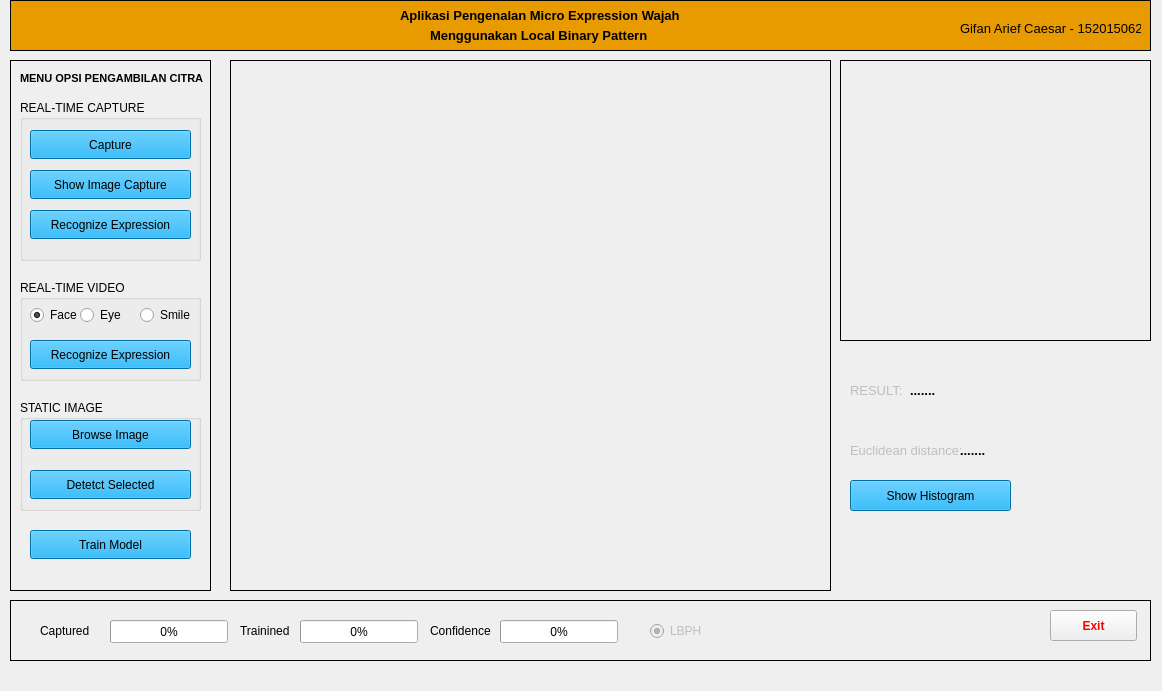
<?xml version="1.0" encoding="UTF-8"?>
<ui version="4.0">
 <class>MainWindow</class>
 <widget class="QMainWindow" name="MainWindow">
  <property name="geometry">
   <rect>
    <x>0</x>
    <y>0</y>
    <width>1162</width>
    <height>691</height>
   </rect>
  </property>
  <property name="minimumSize">
   <size>
    <width>0</width>
    <height>0</height>
   </size>
  </property>
  <property name="maximumSize">
   <size>
    <width>16777215</width>
    <height>16777215</height>
   </size>
  </property>
  <property name="windowTitle">
   <string>Dashboard</string>
  </property>
  <property name="windowIcon">
   <iconset>
    <normaloff>icon/app_icon.jpg</normaloff>icon/app_icon.jpg</iconset>
  </property>
  <widget class="QWidget" name="centralwidget">
   <widget class="QFrame" name="frame">
    <property name="geometry">
     <rect>
      <x>230</x>
      <y>60</y>
      <width>601</width>
      <height>531</height>
     </rect>
    </property>
    <property name="frameShape">
     <enum>QFrame::Box</enum>
    </property>
    <widget class="QLabel" name="video_feed">
     <property name="geometry">
      <rect>
       <x>0</x>
       <y>0</y>
       <width>601</width>
       <height>531</height>
      </rect>
     </property>
     <property name="text">
      <string/>
     </property>
    </widget>
   </widget>
   <widget class="QFrame" name="frame_2">
    <property name="geometry">
     <rect>
      <x>10</x>
      <y>60</y>
      <width>201</width>
      <height>531</height>
     </rect>
    </property>
    <property name="frameShape">
     <enum>QFrame::Panel</enum>
    </property>
    <widget class="QGroupBox" name="groupBox_2">
     <property name="geometry">
      <rect>
       <x>10</x>
       <y>40</y>
       <width>181</width>
       <height>161</height>
      </rect>
     </property>
     <property name="title">
      <string>REAL-TIME CAPTURE</string>
     </property>
     <widget class="QPushButton" name="generate_dataset_btn">
      <property name="geometry">
       <rect>
        <x>10</x>
        <y>30</y>
        <width>161</width>
        <height>29</height>
       </rect>
      </property>
      <property name="styleSheet">
       <string notr="true">background-color:rgb(0, 153, 229)</string>
      </property>
      <property name="text">
       <string>Capture</string>
      </property>
     </widget>
     <widget class="QPushButton" name="cat">
      <property name="geometry">
       <rect>
        <x>10</x>
        <y>70</y>
        <width>161</width>
        <height>29</height>
       </rect>
      </property>
      <property name="styleSheet">
       <string notr="true">background-color:rgb(0, 153, 229)</string>
      </property>
      <property name="text">
       <string>Show Image Capture</string>
      </property>
     </widget>
     <widget class="QPushButton" name="detect_btn">
      <property name="geometry">
       <rect>
        <x>10</x>
        <y>110</y>
        <width>161</width>
        <height>29</height>
       </rect>
      </property>
      <property name="styleSheet">
       <string notr="true">background-color:rgb(0, 153, 229)</string>
      </property>
      <property name="text">
       <string>Recognize Expression</string>
      </property>
     </widget>
    </widget>
    <widget class="QGroupBox" name="groupBox">
     <property name="geometry">
      <rect>
       <x>10</x>
       <y>220</y>
       <width>181</width>
       <height>101</height>
      </rect>
     </property>
     <property name="title">
      <string>REAL-TIME VIDEO</string>
     </property>
     <widget class="QRadioButton" name="smile_rect_radio">
      <property name="geometry">
       <rect>
        <x>120</x>
        <y>20</y>
        <width>51</width>
        <height>30</height>
       </rect>
      </property>
      <property name="text">
       <string>Smile</string>
      </property>
      <attribute name="buttonGroup">
       <string notr="true">rect_radio_group</string>
      </attribute>
     </widget>
     <widget class="QRadioButton" name="eye_rect_radio">
      <property name="geometry">
       <rect>
        <x>60</x>
        <y>20</y>
        <width>51</width>
        <height>30</height>
       </rect>
      </property>
      <property name="text">
       <string>Eye</string>
      </property>
      <attribute name="buttonGroup">
       <string notr="true">rect_radio_group</string>
      </attribute>
     </widget>
     <widget class="QRadioButton" name="face_rect_radio">
      <property name="geometry">
       <rect>
        <x>10</x>
        <y>20</y>
        <width>51</width>
        <height>30</height>
       </rect>
      </property>
      <property name="text">
       <string>Face</string>
      </property>
      <property name="checked">
       <bool>true</bool>
      </property>
      <attribute name="buttonGroup">
       <string notr="true">rect_radio_group</string>
      </attribute>
     </widget>
     <widget class="QPushButton" name="recognize_face_btn">
      <property name="geometry">
       <rect>
        <x>10</x>
        <y>60</y>
        <width>161</width>
        <height>29</height>
       </rect>
      </property>
      <property name="styleSheet">
       <string notr="true">background-color:rgb(0, 153, 229)</string>
      </property>
      <property name="text">
       <string>Recognize Expression</string>
      </property>
     </widget>
    </widget>
    <widget class="QGroupBox" name="groupBox_4">
     <property name="geometry">
      <rect>
       <x>10</x>
       <y>340</y>
       <width>181</width>
       <height>111</height>
      </rect>
     </property>
     <property name="title">
      <string>STATIC IMAGE</string>
     </property>
     <widget class="QPushButton" name="b_img">
      <property name="geometry">
       <rect>
        <x>10</x>
        <y>20</y>
        <width>161</width>
        <height>29</height>
       </rect>
      </property>
      <property name="styleSheet">
       <string notr="true">background-color:rgb(0, 153, 229)</string>
      </property>
      <property name="text">
       <string>Browse Image</string>
      </property>
     </widget>
     <widget class="QPushButton" name="detect_btn_2">
      <property name="geometry">
       <rect>
        <x>10</x>
        <y>70</y>
        <width>161</width>
        <height>29</height>
       </rect>
      </property>
      <property name="styleSheet">
       <string notr="true">background-color:rgb(0, 153, 229)</string>
      </property>
      <property name="text">
       <string>Detetct Selected</string>
      </property>
     </widget>
    </widget>
    <widget class="QLabel" name="label_11">
     <property name="geometry">
      <rect>
       <x>10</x>
       <y>10</y>
       <width>191</width>
       <height>16</height>
      </rect>
     </property>
     <property name="font">
      <font>
       <pointsize>8</pointsize>
       <weight>75</weight>
       <bold>true</bold>
      </font>
     </property>
     <property name="text">
      <string>MENU OPSI PENGAMBILAN CITRA</string>
     </property>
    </widget>
    <widget class="QPushButton" name="train_model_btn">
     <property name="geometry">
      <rect>
       <x>20</x>
       <y>470</y>
       <width>161</width>
       <height>29</height>
      </rect>
     </property>
     <property name="styleSheet">
      <string notr="true">background-color:rgb(0, 153, 229)</string>
     </property>
     <property name="text">
      <string>Train Model</string>
     </property>
    </widget>
   </widget>
   <widget class="QFrame" name="frame">
    <property name="geometry">
     <rect>
      <x>10</x>
      <y>600</y>
      <width>1141</width>
      <height>61</height>
     </rect>
    </property>
    <property name="frameShape">
     <enum>QFrame::Panel</enum>
    </property>
    <property name="frameShadow">
     <enum>QFrame::Plain</enum>
    </property>
    <widget class="QProgressBar" name="progress_bar_recognize">
     <property name="geometry">
      <rect>
       <x>490</x>
       <y>20</y>
       <width>118</width>
       <height>23</height>
      </rect>
     </property>
     <property name="value">
      <number>0</number>
     </property>
    </widget>
    <widget class="QLabel" name="label_3">
     <property name="geometry">
      <rect>
       <x>420</x>
       <y>20</y>
       <width>71</width>
       <height>21</height>
      </rect>
     </property>
     <property name="text">
      <string>Confidence</string>
     </property>
    </widget>
    <widget class="QLabel" name="label">
     <property name="geometry">
      <rect>
       <x>230</x>
       <y>20</y>
       <width>54</width>
       <height>21</height>
      </rect>
     </property>
     <property name="text">
      <string>Trainined</string>
     </property>
    </widget>
    <widget class="QProgressBar" name="progress_bar_train">
     <property name="geometry">
      <rect>
       <x>290</x>
       <y>20</y>
       <width>118</width>
       <height>23</height>
      </rect>
     </property>
     <property name="maximum">
      <number>3</number>
     </property>
     <property name="value">
      <number>0</number>
     </property>
     <property name="format">
      <string>%p%</string>
     </property>
    </widget>
    <widget class="QProgressBar" name="progress_bar_generate">
     <property name="geometry">
      <rect>
       <x>100</x>
       <y>20</y>
       <width>118</width>
       <height>23</height>
      </rect>
     </property>
     <property name="value">
      <number>0</number>
     </property>
    </widget>
    <widget class="QLabel" name="label_2">
     <property name="geometry">
      <rect>
       <x>30</x>
       <y>20</y>
       <width>61</width>
       <height>21</height>
      </rect>
     </property>
     <property name="text">
      <string>Captured</string>
     </property>
    </widget>
    <widget class="QLabel" name="label_4">
     <property name="geometry">
      <rect>
       <x>870</x>
       <y>10</y>
       <width>54</width>
       <height>41</height>
      </rect>
     </property>
     <property name="inputMethodHints">
      <set>Qt::ImhNone</set>
     </property>
     <property name="text">
      <string/>
     </property>
     <property name="pixmap">
      <pixmap>icon/github.png</pixmap>
     </property>
     <property name="scaledContents">
      <bool>true</bool>
     </property>
    </widget>
    <widget class="QPushButton" name="exit_btn">
     <property name="geometry">
      <rect>
       <x>1040</x>
       <y>10</y>
       <width>87</width>
       <height>31</height>
      </rect>
     </property>
     <property name="font">
      <font>
       <weight>75</weight>
       <bold>true</bold>
      </font>
     </property>
     <property name="styleSheet">
      <string notr="true">color:rgb(255, 0, 0)</string>
     </property>
     <property name="text">
      <string>Exit</string>
     </property>
    </widget>
    <widget class="QRadioButton" name="lbph_algo_radio">
     <property name="enabled">
      <bool>false</bool>
     </property>
     <property name="geometry">
      <rect>
       <x>640</x>
       <y>20</y>
       <width>120</width>
       <height>22</height>
      </rect>
     </property>
     <property name="accessibleName">
      <string/>
     </property>
     <property name="text">
      <string>LBPH</string>
     </property>
     <property name="checked">
      <bool>true</bool>
     </property>
     <attribute name="buttonGroup">
      <string notr="true">algo_radio_group</string>
     </attribute>
    </widget>
   </widget>
   <widget class="QLabel" name="label_5">
    <property name="geometry">
     <rect>
      <x>960</x>
      <y>20</y>
      <width>181</width>
      <height>16</height>
     </rect>
    </property>
    <property name="font">
     <font>
      <pointsize>10</pointsize>
     </font>
    </property>
    <property name="text">
     <string>Gifan Arief Caesar - 152015062</string>
    </property>
   </widget>
   <widget class="QLabel" name="header">
    <property name="geometry">
     <rect>
      <x>10</x>
      <y>0</y>
      <width>1141</width>
      <height>51</height>
     </rect>
    </property>
    <property name="styleSheet">
     <string notr="true">background-color:rgb(232, 155, 0)</string>
    </property>
    <property name="frameShape">
     <enum>QFrame::Panel</enum>
    </property>
    <property name="text">
     <string/>
    </property>
   </widget>
   <widget class="QLabel" name="lbl_head2">
    <property name="geometry">
     <rect>
      <x>430</x>
      <y>20</y>
      <width>231</width>
      <height>31</height>
     </rect>
    </property>
    <property name="font">
     <font>
      <pointsize>10</pointsize>
      <weight>75</weight>
      <italic>false</italic>
      <bold>true</bold>
     </font>
    </property>
    <property name="text">
     <string>Menggunakan Local Binary Pattern</string>
    </property>
   </widget>
   <widget class="QLabel" name="lbl_head1">
    <property name="geometry">
     <rect>
      <x>400</x>
      <y>0</y>
      <width>371</width>
      <height>31</height>
     </rect>
    </property>
    <property name="font">
     <font>
      <pointsize>10</pointsize>
      <weight>75</weight>
      <italic>false</italic>
      <bold>true</bold>
     </font>
    </property>
    <property name="text">
     <string>Aplikasi Pengenalan Micro Expression Wajah</string>
    </property>
   </widget>
   <widget class="QLabel" name="label_6">
    <property name="geometry">
     <rect>
      <x>30</x>
      <y>10</y>
      <width>41</width>
      <height>31</height>
     </rect>
    </property>
    <property name="inputMethodHints">
     <set>Qt::ImhNone</set>
    </property>
    <property name="text">
     <string/>
    </property>
    <property name="pixmap">
     <pixmap>icon/itenas.png</pixmap>
    </property>
    <property name="scaledContents">
     <bool>true</bool>
    </property>
   </widget>
   <widget class="QLabel" name="photo">
    <property name="geometry">
     <rect>
      <x>840</x>
      <y>60</y>
      <width>311</width>
      <height>281</height>
     </rect>
    </property>
    <property name="frameShape">
     <enum>QFrame::Box</enum>
    </property>
    <property name="text">
     <string/>
    </property>
    <property name="pixmap">
     <pixmap>icon/No-image-available.png</pixmap>
    </property>
   </widget>
   <widget class="QLabel" name="lbl_hasil">
    <property name="geometry">
     <rect>
      <x>910</x>
      <y>370</y>
      <width>181</width>
      <height>41</height>
     </rect>
    </property>
    <property name="font">
     <font>
      <pointsize>10</pointsize>
      <weight>75</weight>
      <bold>true</bold>
     </font>
    </property>
    <property name="text">
     <string>.......</string>
    </property>
   </widget>
   <widget class="QLabel" name="label_7">
    <property name="enabled">
     <bool>false</bool>
    </property>
    <property name="geometry">
     <rect>
      <x>850</x>
      <y>380</y>
      <width>71</width>
      <height>20</height>
     </rect>
    </property>
    <property name="font">
     <font>
      <pointsize>10</pointsize>
     </font>
    </property>
    <property name="text">
     <string>RESULT:</string>
    </property>
   </widget>
   <widget class="QPushButton" name="histogram_btn">
    <property name="geometry">
     <rect>
      <x>850</x>
      <y>480</y>
      <width>161</width>
      <height>31</height>
     </rect>
    </property>
    <property name="styleSheet">
     <string notr="true">background-color:rgb(0, 153, 229)</string>
    </property>
    <property name="text">
     <string>Show Histogram</string>
    </property>
   </widget>
   <widget class="QLabel" name="label_8">
    <property name="enabled">
     <bool>false</bool>
    </property>
    <property name="geometry">
     <rect>
      <x>850</x>
      <y>440</y>
      <width>111</width>
      <height>20</height>
     </rect>
    </property>
    <property name="font">
     <font>
      <pointsize>10</pointsize>
     </font>
    </property>
    <property name="text">
     <string>Euclidean distance:</string>
    </property>
   </widget>
   <widget class="QLabel" name="lbl_hasil_confidence">
    <property name="geometry">
     <rect>
      <x>960</x>
      <y>440</y>
      <width>141</width>
      <height>21</height>
     </rect>
    </property>
    <property name="font">
     <font>
      <pointsize>10</pointsize>
      <weight>75</weight>
      <bold>true</bold>
     </font>
    </property>
    <property name="text">
     <string>.......</string>
    </property>
   </widget>
   <zorder>header</zorder>
   <zorder>frame</zorder>
   <zorder>frame_2</zorder>
   <zorder>frame</zorder>
   <zorder>label_5</zorder>
   <zorder>lbl_head2</zorder>
   <zorder>lbl_head1</zorder>
   <zorder>label_6</zorder>
   <zorder>photo</zorder>
   <zorder>lbl_hasil</zorder>
   <zorder>label_7</zorder>
   <zorder>histogram_btn</zorder>
   <zorder>label_8</zorder>
   <zorder>lbl_hasil_confidence</zorder>
  </widget>
  <widget class="QMenuBar" name="menu_bar">
   <property name="geometry">
    <rect>
     <x>0</x>
     <y>0</y>
     <width>1162</width>
     <height>21</height>
    </rect>
   </property>
   <property name="defaultUp">
    <bool>false</bool>
   </property>
  </widget>
 </widget>
 <resources>
  <include location="icon/source.qrc"/>
 </resources>
 <connections>
  <connection>
   <sender>exit_btn</sender>
   <signal>clicked(bool)</signal>
   <receiver>MainWindow</receiver>
   <slot>close()</slot>
   <hints>
    <hint type="sourcelabel">
     <x>748</x>
     <y>648</y>
    </hint>
    <hint type="destinationlabel">
     <x>809</x>
     <y>719</y>
    </hint>
   </hints>
  </connection>
 </connections>
 <buttongroups>
  <buttongroup name="algo_radio_group"/>
  <buttongroup name="rect_radio_group"/>
 </buttongroups>
</ui>
